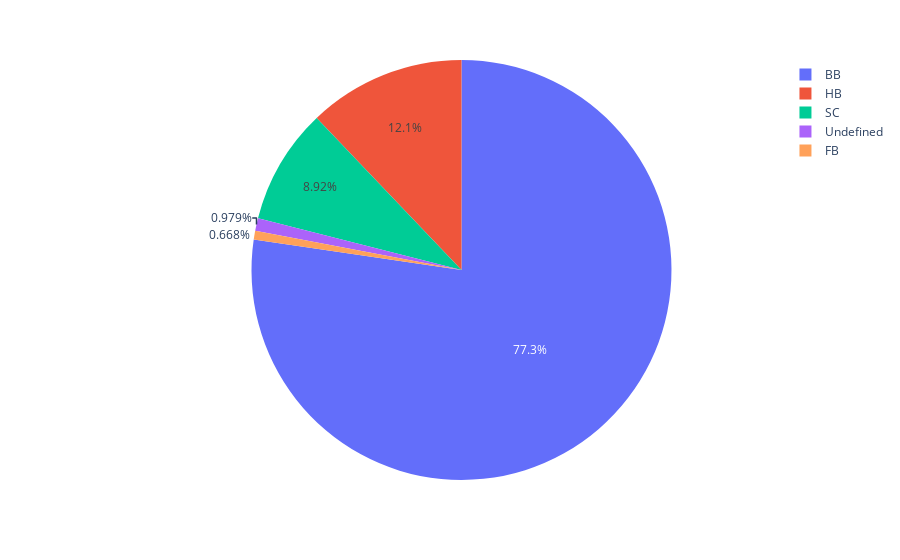

This figure's notebook cell:
### Code cell
df = pd.read_csv("hotel_bookings.csv")
dfmeal = df["meal"].value_counts().reset_index()
px.pie(data_frame=dfmeal, names=df["meal"].value_counts().index, values=df["meal"].value_counts().values)

### Figure 1 — Plotly figure (JSON) as saved in the notebook; plotly's stock layout.template omitted (floating-point values rounded to 4 significant figures)
{"data": [{"domain": {"x": [0, 1], "y": [0, 1]}, "hovertemplate": "label=%{label}<br>value=%{value}<extra></extra>", "labels": ["BB", "HB", "SC", "Undefined", "FB"], "legendgroup": "", "name": "", "showlegend": true, "type": "pie", "values": [92310, 14463, 10650, 1169, 798]}], "layout": {"legend": {"tracegroupgap": 0}, "margin": {"t": 60}}}
